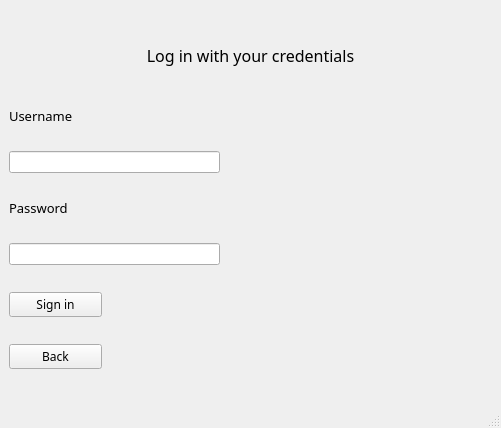
<?xml version="1.0" encoding="UTF-8"?>
<ui version="4.0">
 <class>SignInPage</class>
 <widget class="QMainWindow" name="SignInPage">
  <property name="geometry">
   <rect>
    <x>0</x>
    <y>0</y>
    <width>501</width>
    <height>428</height>
   </rect>
  </property>
  <property name="windowTitle">
   <string>MainWindow</string>
  </property>
  <widget class="QWidget" name="centralwidget">
   <layout class="QVBoxLayout" name="verticalLayout">
    <item>
     <widget class="QLabel" name="label">
      <property name="minimumSize">
       <size>
        <width>251</width>
        <height>31</height>
       </size>
      </property>
      <property name="maximumSize">
       <size>
        <width>16777215</width>
        <height>51</height>
       </size>
      </property>
      <property name="font">
       <font>
        <family>Montserrat Medium</family>
        <pointsize>12</pointsize>
       </font>
      </property>
      <property name="text">
       <string>Log in with your credentials</string>
      </property>
      <property name="alignment">
       <set>Qt::AlignCenter</set>
      </property>
      <property name="wordWrap">
       <bool>true</bool>
      </property>
     </widget>
    </item>
    <item>
     <widget class="QLabel" name="label_2">
      <property name="minimumSize">
       <size>
        <width>71</width>
        <height>16</height>
       </size>
      </property>
      <property name="maximumSize">
       <size>
        <width>16777215</width>
        <height>16</height>
       </size>
      </property>
      <property name="font">
       <font>
        <family>Montserrat Medium</family>
        <pointsize>10</pointsize>
       </font>
      </property>
      <property name="text">
       <string>Username</string>
      </property>
     </widget>
    </item>
    <item>
     <widget class="QLineEdit" name="lineEdit">
      <property name="minimumSize">
       <size>
        <width>113</width>
        <height>22</height>
       </size>
      </property>
      <property name="maximumSize">
       <size>
        <width>211</width>
        <height>16777215</height>
       </size>
      </property>
     </widget>
    </item>
    <item>
     <widget class="QLabel" name="label_3">
      <property name="minimumSize">
       <size>
        <width>71</width>
        <height>16</height>
       </size>
      </property>
      <property name="maximumSize">
       <size>
        <width>16777215</width>
        <height>16</height>
       </size>
      </property>
      <property name="font">
       <font>
        <family>Montserrat Medium</family>
        <pointsize>10</pointsize>
       </font>
      </property>
      <property name="text">
       <string>Password</string>
      </property>
     </widget>
    </item>
    <item>
     <widget class="QLineEdit" name="lineEdit_2">
      <property name="minimumSize">
       <size>
        <width>113</width>
        <height>22</height>
       </size>
      </property>
      <property name="maximumSize">
       <size>
        <width>211</width>
        <height>16777215</height>
       </size>
      </property>
     </widget>
    </item>
    <item>
     <widget class="QPushButton" name="pushButton">
      <property name="maximumSize">
       <size>
        <width>93</width>
        <height>16777215</height>
       </size>
      </property>
      <property name="font">
       <font>
        <family>Montserrat Medium</family>
       </font>
      </property>
      <property name="text">
       <string>Sign in</string>
      </property>
     </widget>
    </item>
    <item>
     <widget class="QPushButton" name="pushButton_2">
      <property name="maximumSize">
       <size>
        <width>93</width>
        <height>16777215</height>
       </size>
      </property>
      <property name="font">
       <font>
        <family>Montserrat Medium</family>
       </font>
      </property>
      <property name="text">
       <string>Back</string>
      </property>
     </widget>
    </item>
   </layout>
  </widget>
  <widget class="QMenuBar" name="menubar">
   <property name="geometry">
    <rect>
     <x>0</x>
     <y>0</y>
     <width>501</width>
     <height>26</height>
    </rect>
   </property>
  </widget>
  <widget class="QStatusBar" name="statusbar"/>
 </widget>
 <resources/>
 <connections/>
</ui>
